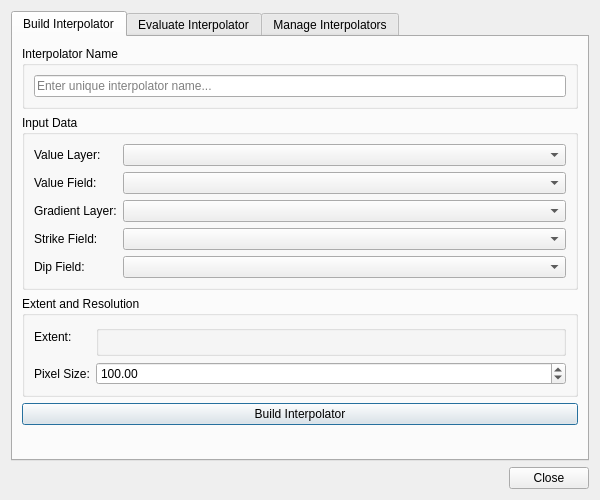
<?xml version="1.0" encoding="UTF-8"?>
<ui version="4.0">
 <class>InterpolationDialog</class>
 <widget class="QDialog" name="InterpolationDialog">
  <property name="geometry">
   <rect>
    <x>0</x>
    <y>0</y>
    <width>600</width>
    <height>500</height>
   </rect>
  </property>
  <property name="windowTitle">
   <string>LoopStructural Interpolation</string>
  </property>
  <layout class="QVBoxLayout" name="verticalLayout">
   <item>
    <widget class="QTabWidget" name="tabWidget">
     <property name="currentIndex">
      <number>0</number>
     </property>
     <widget class="QWidget" name="buildTab">
      <attribute name="title">
       <string>Build Interpolator</string>
      </attribute>
      <layout class="QVBoxLayout" name="verticalLayout_2">
       <item>
        <widget class="QGroupBox" name="groupBox">
         <property name="title">
          <string>Interpolator Name</string>
         </property>
         <layout class="QHBoxLayout" name="horizontalLayout">
          <item>
           <widget class="QLineEdit" name="interpolatorNameInput">
            <property name="placeholderText">
             <string>Enter unique interpolator name...</string>
            </property>
           </widget>
          </item>
         </layout>
        </widget>
       </item>
       <item>
        <widget class="QGroupBox" name="groupBox_2">
         <property name="title">
          <string>Input Data</string>
         </property>
         <layout class="QFormLayout" name="formLayout">
          <item row="0" column="0">
           <widget class="QLabel" name="label">
            <property name="text">
             <string>Value Layer:</string>
            </property>
           </widget>
          </item>
          <item row="0" column="1">
           <widget class="QgsMapLayerComboBox" name="valueLayerCombo">
            <property name="filters">
             <set>QgsMapLayerProxyModel::PointLayer|QgsMapLayerProxyModel::LineLayer</set>
            </property>
           </widget>
          </item>
          <item row="1" column="0">
           <widget class="QLabel" name="label_2">
            <property name="text">
             <string>Value Field:</string>
            </property>
           </widget>
          </item>
          <item row="1" column="1">
           <widget class="QgsFieldComboBox" name="valueFieldCombo"/>
          </item>
          <item row="2" column="0">
           <widget class="QLabel" name="label_3">
            <property name="text">
             <string>Gradient Layer:</string>
            </property>
           </widget>
          </item>
          <item row="2" column="1">
           <widget class="QgsMapLayerComboBox" name="gradientLayerCombo">
            <property name="filters">
             <set>QgsMapLayerProxyModel::PointLayer</set>
            </property>
           </widget>
          </item>
          <item row="3" column="0">
           <widget class="QLabel" name="label_4">
            <property name="text">
             <string>Strike Field:</string>
            </property>
           </widget>
          </item>
          <item row="3" column="1">
           <widget class="QgsFieldComboBox" name="strikeFieldCombo"/>
          </item>
          <item row="4" column="0">
           <widget class="QLabel" name="label_5">
            <property name="text">
             <string>Dip Field:</string>
            </property>
           </widget>
          </item>
          <item row="4" column="1">
           <widget class="QgsFieldComboBox" name="dipFieldCombo"/>
          </item>
         </layout>
        </widget>
       </item>
       <item>
        <widget class="QGroupBox" name="groupBox_3">
         <property name="title">
          <string>Extent and Resolution</string>
         </property>
         <layout class="QFormLayout" name="formLayout_2">
          <item row="0" column="0">
           <widget class="QLabel" name="label_6">
            <property name="text">
             <string>Extent:</string>
            </property>
           </widget>
          </item>
          <item row="0" column="1">
           <widget class="QgsExtentGroupBox" name="extentWidget"/>
          </item>
          <item row="1" column="0">
           <widget class="QLabel" name="label_7">
            <property name="text">
             <string>Pixel Size:</string>
            </property>
           </widget>
          </item>
          <item row="1" column="1">
           <widget class="QDoubleSpinBox" name="pixelSizeSpinBox">
            <property name="minimum">
             <double>0.010000000000000</double>
            </property>
            <property name="maximum">
             <double>10000.000000000000000</double>
            </property>
            <property name="value">
             <double>100.000000000000000</double>
            </property>
           </widget>
          </item>
         </layout>
        </widget>
       </item>
       <item>
        <widget class="QPushButton" name="buildButton">
         <property name="text">
          <string>Build Interpolator</string>
         </property>
        </widget>
       </item>
       <item>
        <spacer name="verticalSpacer">
         <property name="orientation">
          <enum>Qt::Vertical</enum>
         </property>
         <property name="sizeHint" stdset="0">
          <size>
           <width>20</width>
           <height>40</height>
          </size>
         </property>
        </spacer>
       </item>
      </layout>
     </widget>
     <widget class="QWidget" name="evaluateTab">
      <attribute name="title">
       <string>Evaluate Interpolator</string>
      </attribute>
      <layout class="QVBoxLayout" name="verticalLayout_3">
       <item>
        <widget class="QGroupBox" name="groupBox_4">
         <property name="title">
          <string>Select Interpolator</string>
         </property>
         <layout class="QVBoxLayout" name="verticalLayout_4">
          <item>
           <widget class="QComboBox" name="interpolatorCombo">
            <property name="placeholderText">
             <string>Select an existing interpolator...</string>
            </property>
           </widget>
          </item>
          <item>
           <layout class="QHBoxLayout" name="horizontalLayout_2">
            <item>
             <widget class="QPushButton" name="loadInterpolatorButton">
              <property name="text">
               <string>Load from File...</string>
              </property>
             </widget>
            </item>
            <item>
             <spacer name="horizontalSpacer">
              <property name="orientation">
               <enum>Qt::Horizontal</enum>
              </property>
              <property name="sizeHint" stdset="0">
               <size>
                <width>40</width>
                <height>20</height>
               </size>
              </property>
             </spacer>
            </item>
           </layout>
          </item>
         </layout>
        </widget>
       </item>
       <item>
        <widget class="QGroupBox" name="groupBox_5">
         <property name="title">
          <string>Evaluation Type</string>
         </property>
         <layout class="QVBoxLayout" name="verticalLayout_5">
          <item>
           <widget class="QComboBox" name="evaluationTypeCombo">
            <item>
             <property name="text">
              <string>Raster (2D Grid at z=0)</string>
             </property>
            </item>
            <item>
             <property name="text">
              <string>3D Grid (Point Cloud)</string>
             </property>
            </item>
            <item>
             <property name="text">
              <string>Point Layer</string>
             </property>
            </item>
           </widget>
          </item>
         </layout>
        </widget>
       </item>
       <item>
        <widget class="QStackedWidget" name="evaluationStackedWidget">
         <property name="currentIndex">
          <number>0</number>
         </property>
         <widget class="QWidget" name="rasterPage">
          <layout class="QFormLayout" name="formLayout_3">
           <item row="0" column="0">
            <widget class="QLabel" name="label_8">
             <property name="text">
              <string>Extent:</string>
             </property>
            </widget>
           </item>
           <item row="0" column="1">
            <widget class="QgsExtentGroupBox" name="rasterExtentWidget"/>
           </item>
           <item row="1" column="0">
            <widget class="QLabel" name="label_9">
             <property name="text">
              <string>Pixel Size:</string>
             </property>
            </widget>
           </item>
           <item row="1" column="1">
            <widget class="QDoubleSpinBox" name="rasterPixelSizeSpinBox">
             <property name="minimum">
              <double>0.010000000000000</double>
             </property>
             <property name="maximum">
              <double>10000.000000000000000</double>
             </property>
             <property name="value">
              <double>100.000000000000000</double>
             </property>
            </widget>
           </item>
          </layout>
         </widget>
         <widget class="QWidget" name="grid3DPage">
          <layout class="QFormLayout" name="formLayout_4">
           <item row="0" column="0">
            <widget class="QLabel" name="label_10">
             <property name="text">
              <string>Extent:</string>
             </property>
            </widget>
           </item>
           <item row="0" column="1">
            <widget class="QgsExtentGroupBox" name="grid3DExtentWidget"/>
           </item>
           <item row="1" column="0">
            <widget class="QLabel" name="label_11">
             <property name="text">
              <string>Pixel Size:</string>
             </property>
            </widget>
           </item>
           <item row="1" column="1">
            <widget class="QDoubleSpinBox" name="grid3DPixelSizeSpinBox">
             <property name="minimum">
              <double>0.010000000000000</double>
             </property>
             <property name="maximum">
              <double>10000.000000000000000</double>
             </property>
             <property name="value">
              <double>100.000000000000000</double>
             </property>
            </widget>
           </item>
           <item row="2" column="0">
            <widget class="QLabel" name="label_12">
             <property name="text">
              <string>Z Min:</string>
             </property>
            </widget>
           </item>
           <item row="2" column="1">
            <widget class="QDoubleSpinBox" name="zMinSpinBox">
             <property name="minimum">
              <double>-10000.000000000000000</double>
             </property>
             <property name="maximum">
              <double>10000.000000000000000</double>
             </property>
             <property name="value">
              <double>0.000000000000000</double>
             </property>
            </widget>
           </item>
           <item row="3" column="0">
            <widget class="QLabel" name="label_13">
             <property name="text">
              <string>Z Max:</string>
             </property>
            </widget>
           </item>
           <item row="3" column="1">
            <widget class="QDoubleSpinBox" name="zMaxSpinBox">
             <property name="minimum">
              <double>-10000.000000000000000</double>
             </property>
             <property name="maximum">
              <double>10000.000000000000000</double>
             </property>
             <property name="value">
              <double>1000.000000000000000</double>
             </property>
            </widget>
           </item>
           <item row="4" column="0">
            <widget class="QLabel" name="label_14">
             <property name="text">
              <string>Z Step:</string>
             </property>
            </widget>
           </item>
           <item row="4" column="1">
            <widget class="QDoubleSpinBox" name="zStepSpinBox">
             <property name="minimum">
              <double>0.010000000000000</double>
             </property>
             <property name="maximum">
              <double>10000.000000000000000</double>
             </property>
             <property name="value">
              <double>100.000000000000000</double>
             </property>
            </widget>
           </item>
          </layout>
         </widget>
         <widget class="QWidget" name="pointLayerPage">
          <layout class="QFormLayout" name="formLayout_5">
           <item row="0" column="0">
            <widget class="QLabel" name="label_15">
             <property name="text">
              <string>Point Layer:</string>
             </property>
            </widget>
           </item>
           <item row="0" column="1">
            <widget class="QgsMapLayerComboBox" name="pointLayerCombo">
             <property name="filters">
              <set>QgsMapLayerProxyModel::PointLayer</set>
             </property>
            </widget>
           </item>
          </layout>
         </widget>
        </widget>
       </item>
       <item>
        <widget class="QPushButton" name="evaluateButton">
         <property name="text">
          <string>Evaluate and Create Layer</string>
         </property>
        </widget>
       </item>
       <item>
        <spacer name="verticalSpacer_2">
         <property name="orientation">
          <enum>Qt::Vertical</enum>
         </property>
         <property name="sizeHint" stdset="0">
          <size>
           <width>20</width>
           <height>40</height>
          </size>
         </property>
        </spacer>
       </item>
      </layout>
     </widget>
     <widget class="QWidget" name="manageTab">
      <attribute name="title">
       <string>Manage Interpolators</string>
      </attribute>
      <layout class="QVBoxLayout" name="verticalLayout_6">
       <item>
        <widget class="QListWidget" name="interpolatorListWidget"/>
       </item>
       <item>
        <layout class="QHBoxLayout" name="horizontalLayout_3">
         <item>
          <widget class="QPushButton" name="saveInterpolatorButton">
           <property name="text">
            <string>Save Selected...</string>
           </property>
          </widget>
         </item>
         <item>
          <widget class="QPushButton" name="deleteInterpolatorButton">
           <property name="text">
            <string>Delete Selected</string>
           </property>
          </widget>
         </item>
         <item>
          <spacer name="horizontalSpacer_2">
           <property name="orientation">
            <enum>Qt::Horizontal</enum>
           </property>
           <property name="sizeHint" stdset="0">
            <size>
             <width>40</width>
             <height>20</height>
            </size>
           </property>
          </spacer>
         </item>
        </layout>
       </item>
      </layout>
     </widget>
    </widget>
   </item>
   <item>
    <widget class="QDialogButtonBox" name="buttonBox">
     <property name="orientation">
      <enum>Qt::Horizontal</enum>
     </property>
     <property name="standardButtons">
      <set>QDialogButtonBox::Close</set>
     </property>
    </widget>
   </item>
  </layout>
 </widget>
 <customwidgets>
  <customwidget>
   <class>QgsMapLayerComboBox</class>
   <extends>QComboBox</extends>
   <header>qgis.gui</header>
  </customwidget>
  <customwidget>
   <class>QgsFieldComboBox</class>
   <extends>QComboBox</extends>
   <header>qgis.gui</header>
  </customwidget>
  <customwidget>
   <class>QgsExtentGroupBox</class>
   <extends>QGroupBox</extends>
   <header>qgis.gui</header>
  </customwidget>
 </customwidgets>
 <resources/>
 <connections/>
</ui>
